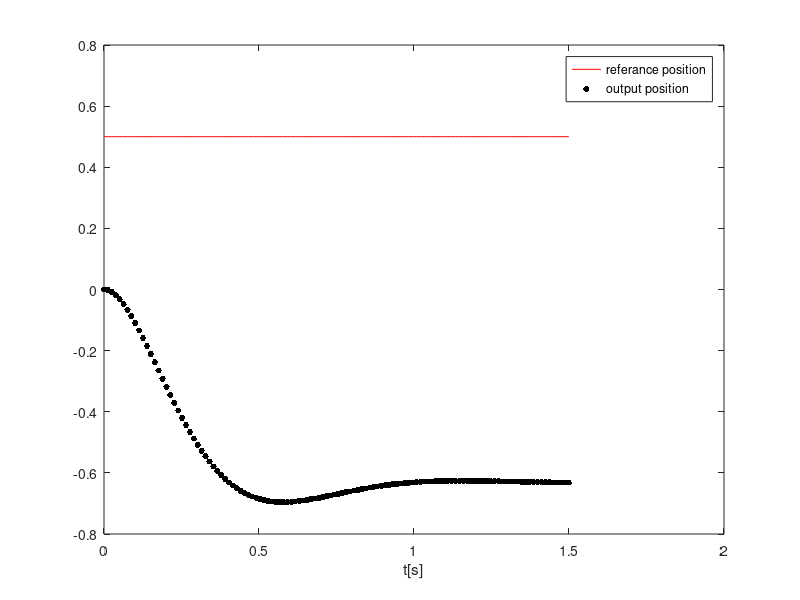
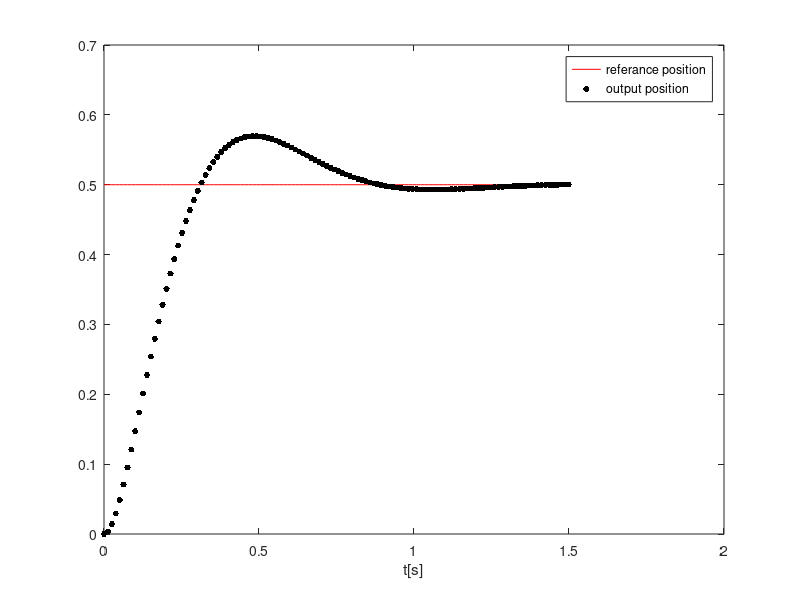

Here is the MATLAB script that generated these plots, in order:
clear;
close all;
clc;
%spring mass position control using state feedback
T = .0126; %sampling period
%SS model in modal coordinites
A = [.9798 .1232; -.1232 .9798];
B = [.0127; .0375 ];
C = [.0306 , -.0083];
D = [0];

N = [C 0; A-eye(2) B]\[1; zeros(2,1)];
Nx = N(1:2);
Nu = N(3);

% r = 0.5;
% xr = Nx *r
% uss = Nu*r

%% lets run a controller

% settling time of 1s and overshoot of 10%
zstar = [0.9487 + 0.0652i, 0.9487 - 0.0652i];
K = acker(A, B, zstar);

% to check if get back our zstar
eig(A - B*K);

t = (0:T:1.5)';
N = length(t);
x = zeros(2,N);
y = zeros(1,N);
u = zeros(1,N);
r = .5*ones(1,N);
xr = Nx*r; % give all referance state
uss = Nu*r; % what we want to get to

u(1) = -K*(x(:,1) - xr(:,1));
 
for k = 2:N
    x(:,k) = A*x(:,k-1)+ B*u(k-1);
    y(k) = C*x(:,k) + D*u(k);
    u(k) = -K*(x(:,k) - xr(:,k));
end
    
figure
plot(t,r,'r-', t,y,'k.', 'markersize', 14)
xlabel('t[s]'),legend('referance position','output position')
 

%% Augumented model(adding a integral state)
    
A_aug = [A, zeros(2,1);...
        -C, 1];
    
B_aug = [B;-D];


% getting state feed matrix
zstar_aug = [zstar .8*abs(zstar(1))]';
K_aug = acker(A_aug,B_aug,zstar_aug);
eig(A_aug - B_aug*K_aug);

% define estimator gain matrix
betastar = [0.8225+ 0.2501i; 0.8225-0.2501i];
L = acker(A',C',betastar)';
eig(A - L*C);

% redefine (reset) Variable
x  = zeros(2,N);
xhat  = zeros(2,N); % estimated states
xI = zeros(1,N); % integral state
y  = zeros(1,N);
yhat  = zeros(1,N);% estimated outputs
u  = zeros(1,N);
e  = zeros(1,N);

r = .5*ones(1,N);
xr = Nx*r; % give all referance state
uss = Nu*r; % what we want to get to

u(1) = -K_aug*([xhat(:,1); xI(1)]- [xr(:,1);0]);
e(1) = r(1) - y(1);
for k = 2:N
    x(:,k) = A*x(:,k-1)+ B*u(k-1);
    xhat(:,k) = A*xhat(:,k-1)+ B*u(k-1) - L*(yhat(k-1)-y(k-1));
    xI(k)  = xI(k-1)  + e(k-1);
    u(k)   = -K_aug*([xhat(:,k);xI(k)] - [xr(:,k);0]);
    y(k)   = C*x(:,k) + D*u(k);%+0.01*randn(1);
    yhat(k)= C*xhat(:,k) + D*u(k);
    e(k)   = r(k)-y(k);
    
end
    
figure(2)
plot(t,r,'r-', t,y,'k.', 'markersize', 14)
xlabel('t[s]'),legend('referance position','output position')




    
% 
% K = acker(A , B, [0.9878 + 0.0059i , 0.9878 - 0.0059i])
% L = acker(A' , C', [ 0.9440 + 0.0875i ,  0.9440 - 0.0875i])'

    
    